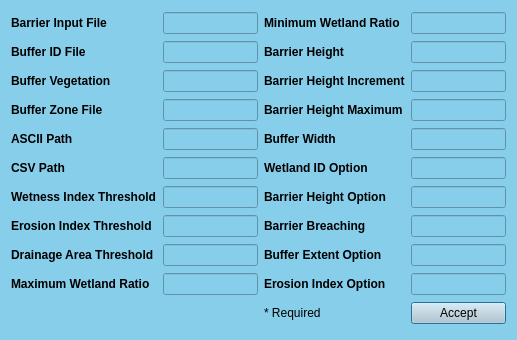
<?xml version="1.0" encoding="UTF-8"?>
<ui version="4.0">
 <class>ControlTOPAGNPS</class>
 <widget class="QDialog" name="ControlTOPAGNPS">
  <property name="geometry">
   <rect>
    <x>0</x>
    <y>0</y>
    <width>517</width>
    <height>340</height>
   </rect>
  </property>
  <property name="windowTitle">
   <string>AgWet control file</string>
  </property>
  <property name="styleSheet">
   <string notr="true">background-color: #87CEEB;</string>
  </property>
  <layout class="QGridLayout" name="gridLayout">
   <item row="0" column="0">
    <widget class="QLabel" name="label">
     <property name="font">
      <font>
       <weight>75</weight>
       <bold>true</bold>
      </font>
     </property>
     <property name="text">
      <string>Barrier Input File</string>
     </property>
    </widget>
   </item>
   <item row="0" column="1">
    <widget class="QLineEdit" name="lineEdit">
     <property name="font">
      <font>
       <weight>75</weight>
       <bold>true</bold>
      </font>
     </property>
    </widget>
   </item>
   <item row="0" column="2">
    <widget class="QLabel" name="label_13">
     <property name="font">
      <font>
       <weight>75</weight>
       <bold>true</bold>
      </font>
     </property>
     <property name="text">
      <string>Minimum Wetland Ratio</string>
     </property>
    </widget>
   </item>
   <item row="0" column="3">
    <widget class="QLineEdit" name="lineEdit_13">
     <property name="font">
      <font>
       <weight>75</weight>
       <bold>true</bold>
      </font>
     </property>
     <property name="text">
      <string/>
     </property>
    </widget>
   </item>
   <item row="1" column="0">
    <widget class="QLabel" name="label_2">
     <property name="font">
      <font>
       <weight>75</weight>
       <bold>true</bold>
      </font>
     </property>
     <property name="text">
      <string>Buffer ID File</string>
     </property>
    </widget>
   </item>
   <item row="1" column="1">
    <widget class="QLineEdit" name="lineEdit_2">
     <property name="font">
      <font>
       <weight>75</weight>
       <bold>true</bold>
      </font>
     </property>
    </widget>
   </item>
   <item row="1" column="2">
    <widget class="QLabel" name="label_11">
     <property name="font">
      <font>
       <weight>75</weight>
       <bold>true</bold>
      </font>
     </property>
     <property name="text">
      <string>Barrier Height</string>
     </property>
    </widget>
   </item>
   <item row="1" column="3">
    <widget class="QLineEdit" name="lineEdit_11">
     <property name="font">
      <font>
       <weight>75</weight>
       <bold>true</bold>
      </font>
     </property>
     <property name="text">
      <string/>
     </property>
    </widget>
   </item>
   <item row="2" column="0">
    <widget class="QLabel" name="label_3">
     <property name="font">
      <font>
       <weight>75</weight>
       <bold>true</bold>
      </font>
     </property>
     <property name="text">
      <string>Buffer Vegetation</string>
     </property>
    </widget>
   </item>
   <item row="2" column="1">
    <widget class="QLineEdit" name="lineEdit_3">
     <property name="font">
      <font>
       <weight>75</weight>
       <bold>true</bold>
      </font>
     </property>
     <property name="text">
      <string/>
     </property>
    </widget>
   </item>
   <item row="2" column="2">
    <widget class="QLabel" name="label_12">
     <property name="font">
      <font>
       <weight>75</weight>
       <bold>true</bold>
      </font>
     </property>
     <property name="text">
      <string>Barrier Height Increment</string>
     </property>
    </widget>
   </item>
   <item row="2" column="3">
    <widget class="QLineEdit" name="lineEdit_12">
     <property name="font">
      <font>
       <weight>75</weight>
       <bold>true</bold>
      </font>
     </property>
     <property name="text">
      <string/>
     </property>
    </widget>
   </item>
   <item row="3" column="0">
    <widget class="QLabel" name="label_4">
     <property name="font">
      <font>
       <weight>75</weight>
       <bold>true</bold>
      </font>
     </property>
     <property name="text">
      <string>Buffer Zone File</string>
     </property>
    </widget>
   </item>
   <item row="3" column="1">
    <widget class="QLineEdit" name="lineEdit_4">
     <property name="font">
      <font>
       <weight>75</weight>
       <bold>true</bold>
      </font>
     </property>
     <property name="text">
      <string/>
     </property>
    </widget>
   </item>
   <item row="3" column="2">
    <widget class="QLabel" name="label_14">
     <property name="font">
      <font>
       <weight>75</weight>
       <bold>true</bold>
      </font>
     </property>
     <property name="text">
      <string>Barrier Height Maximum</string>
     </property>
    </widget>
   </item>
   <item row="3" column="3">
    <widget class="QLineEdit" name="lineEdit_14">
     <property name="font">
      <font>
       <weight>75</weight>
       <bold>true</bold>
      </font>
     </property>
     <property name="text">
      <string/>
     </property>
    </widget>
   </item>
   <item row="4" column="0">
    <widget class="QLabel" name="label_5">
     <property name="font">
      <font>
       <weight>75</weight>
       <bold>true</bold>
      </font>
     </property>
     <property name="text">
      <string>ASCII Path</string>
     </property>
    </widget>
   </item>
   <item row="4" column="1">
    <widget class="QLineEdit" name="lineEdit_5">
     <property name="font">
      <font>
       <weight>75</weight>
       <bold>true</bold>
      </font>
     </property>
     <property name="text">
      <string/>
     </property>
    </widget>
   </item>
   <item row="4" column="2">
    <widget class="QLabel" name="label_15">
     <property name="font">
      <font>
       <weight>75</weight>
       <bold>true</bold>
      </font>
     </property>
     <property name="text">
      <string>Buffer Width</string>
     </property>
    </widget>
   </item>
   <item row="4" column="3">
    <widget class="QLineEdit" name="lineEdit_15">
     <property name="font">
      <font>
       <weight>75</weight>
       <bold>true</bold>
      </font>
     </property>
     <property name="text">
      <string/>
     </property>
    </widget>
   </item>
   <item row="5" column="0">
    <widget class="QLabel" name="label_6">
     <property name="font">
      <font>
       <weight>75</weight>
       <bold>true</bold>
      </font>
     </property>
     <property name="text">
      <string>CSV Path</string>
     </property>
    </widget>
   </item>
   <item row="5" column="1">
    <widget class="QLineEdit" name="lineEdit_6">
     <property name="font">
      <font>
       <weight>75</weight>
       <bold>true</bold>
      </font>
     </property>
     <property name="text">
      <string/>
     </property>
    </widget>
   </item>
   <item row="5" column="2">
    <widget class="QLabel" name="label_21">
     <property name="font">
      <font>
       <weight>75</weight>
       <bold>true</bold>
      </font>
     </property>
     <property name="text">
      <string>Wetland ID Option</string>
     </property>
    </widget>
   </item>
   <item row="5" column="3">
    <widget class="QLineEdit" name="lineEdit_21">
     <property name="font">
      <font>
       <weight>75</weight>
       <bold>true</bold>
      </font>
     </property>
     <property name="text">
      <string/>
     </property>
    </widget>
   </item>
   <item row="6" column="0">
    <widget class="QLabel" name="label_7">
     <property name="font">
      <font>
       <weight>75</weight>
       <bold>true</bold>
      </font>
     </property>
     <property name="text">
      <string>Wetness Index Threshold</string>
     </property>
    </widget>
   </item>
   <item row="6" column="1">
    <widget class="QLineEdit" name="lineEdit_7">
     <property name="font">
      <font>
       <weight>75</weight>
       <bold>true</bold>
      </font>
     </property>
     <property name="text">
      <string/>
     </property>
    </widget>
   </item>
   <item row="6" column="2">
    <widget class="QLabel" name="label_17">
     <property name="font">
      <font>
       <weight>75</weight>
       <bold>true</bold>
      </font>
     </property>
     <property name="text">
      <string>Barrier Height Option</string>
     </property>
    </widget>
   </item>
   <item row="6" column="3">
    <widget class="QLineEdit" name="lineEdit_17">
     <property name="font">
      <font>
       <weight>75</weight>
       <bold>true</bold>
      </font>
     </property>
     <property name="text">
      <string/>
     </property>
    </widget>
   </item>
   <item row="7" column="0">
    <widget class="QLabel" name="label_8">
     <property name="font">
      <font>
       <weight>75</weight>
       <bold>true</bold>
      </font>
     </property>
     <property name="text">
      <string>Erosion Index Threshold</string>
     </property>
    </widget>
   </item>
   <item row="7" column="1">
    <widget class="QLineEdit" name="lineEdit_8">
     <property name="font">
      <font>
       <weight>75</weight>
       <bold>true</bold>
      </font>
     </property>
     <property name="text">
      <string/>
     </property>
    </widget>
   </item>
   <item row="7" column="2">
    <widget class="QLabel" name="label_18">
     <property name="font">
      <font>
       <weight>75</weight>
       <bold>true</bold>
      </font>
     </property>
     <property name="text">
      <string>Barrier Breaching</string>
     </property>
    </widget>
   </item>
   <item row="7" column="3">
    <widget class="QLineEdit" name="lineEdit_18">
     <property name="font">
      <font>
       <weight>75</weight>
       <bold>true</bold>
      </font>
     </property>
     <property name="text">
      <string/>
     </property>
    </widget>
   </item>
   <item row="8" column="0">
    <widget class="QLabel" name="label_9">
     <property name="font">
      <font>
       <weight>75</weight>
       <bold>true</bold>
      </font>
     </property>
     <property name="text">
      <string>Drainage Area Threshold</string>
     </property>
    </widget>
   </item>
   <item row="8" column="1">
    <widget class="QLineEdit" name="lineEdit_9">
     <property name="font">
      <font>
       <weight>75</weight>
       <bold>true</bold>
      </font>
     </property>
     <property name="text">
      <string/>
     </property>
    </widget>
   </item>
   <item row="8" column="2">
    <widget class="QLabel" name="label_19">
     <property name="font">
      <font>
       <weight>75</weight>
       <bold>true</bold>
      </font>
     </property>
     <property name="text">
      <string>Buffer Extent Option</string>
     </property>
    </widget>
   </item>
   <item row="8" column="3">
    <widget class="QLineEdit" name="lineEdit_19">
     <property name="font">
      <font>
       <weight>75</weight>
       <bold>true</bold>
      </font>
     </property>
     <property name="text">
      <string/>
     </property>
    </widget>
   </item>
   <item row="9" column="0">
    <widget class="QLabel" name="label_10">
     <property name="font">
      <font>
       <weight>75</weight>
       <bold>true</bold>
      </font>
     </property>
     <property name="text">
      <string>Maximum Wetland Ratio</string>
     </property>
    </widget>
   </item>
   <item row="9" column="1">
    <widget class="QLineEdit" name="lineEdit_10">
     <property name="font">
      <font>
       <weight>75</weight>
       <bold>true</bold>
      </font>
     </property>
     <property name="text">
      <string/>
     </property>
    </widget>
   </item>
   <item row="9" column="2">
    <widget class="QLabel" name="label_20">
     <property name="font">
      <font>
       <weight>75</weight>
       <bold>true</bold>
      </font>
     </property>
     <property name="text">
      <string>Erosion Index Option</string>
     </property>
    </widget>
   </item>
   <item row="9" column="3">
    <widget class="QLineEdit" name="lineEdit_20">
     <property name="font">
      <font>
       <weight>75</weight>
       <bold>true</bold>
      </font>
     </property>
     <property name="text">
      <string/>
     </property>
    </widget>
   </item>
   <item row="10" column="2">
    <widget class="QLabel" name="label_16">
     <property name="text">
      <string>* Required</string>
     </property>
    </widget>
   </item>
   <item row="10" column="3">
    <widget class="QPushButton" name="pushButton">
     <property name="styleSheet">
      <string notr="true">background-color: #becbd1;</string>
     </property>
     <property name="text">
      <string>Accept</string>
     </property>
    </widget>
   </item>
  </layout>
 </widget>
 <resources/>
 <connections/>
</ui>
